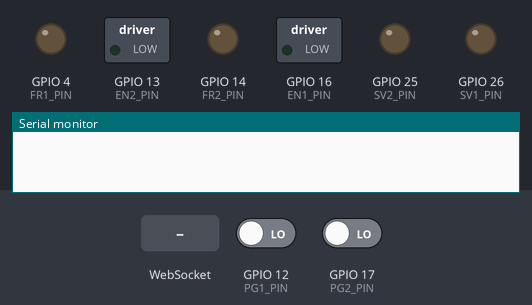
A sketch run on a simulated ESP32. Parts: switched loads named in the sketch (green lamp = pin HIGH), output pins drawn as LEDs (lit = HIGH), the last lines printed to the serial monitor. Inputs (shaded band) come from the test bench; at power-on: GPIO 12 (PG1_PIN) LOW, GPIO 17 (PG2_PIN) LOW.

Above: at 0.0 s.
At 2.2 s:
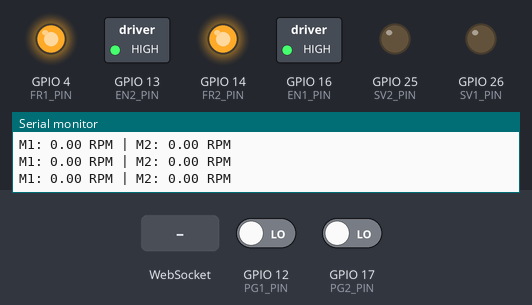
2.3 s: WebSocket text "GET /joystick" received
3.8 s: WebSocket text "1" received
Timing chart, 0 to 6.8 s (numbered marks = the images above; inputs shaded):
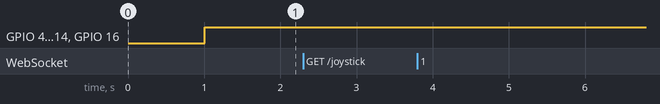

The sketch:

DriverWeb_v5.ino
```cpp
#include <WiFi.h>
#include <WiFiClient.h>
#include <WiFiAP.h>
#include <DNSServer.h>
#include <WebSocketsServer.h>
#include <ArduinoJson.h>
#include <Arduino.h>

// Définition des broches moteurs
#define PWM_CHANNEL_1 0
#define PWM_CHANNEL_2 1
#define PWM_FREQ 1000
#define PWM_RESOLUTION 8
#define SV1_PIN 26  // Signal vitesse moteur 1. D3
#define SV2_PIN 25  // Signal vitesse moteur 2. D2
#define FR1_PIN 4  // Sens moteur 1. D12
#define FR2_PIN 14  // Sens moteur 2. D6
#define EN1_PIN 16  // Activation moteur 1. D11
#define EN2_PIN 13  // Activation moteur 2. D7
#define PG1_PIN 12   // Retour vitesse moteur 1. D13
#define PG2_PIN 17   // Retour vitesse moteur 2. D10
#define NUM_POLE_PAIRS 2

// Définir le nom et le mot de passe du point d'accès Wi-Fi
const char *ssid = "cesp32";
const char *password = "123456789";

// Définir l'adresse IP et le masque du réseau
IPAddress apIP(192, 168, 4, 1);
IPAddress netMsk(255, 255, 255, 0);

// Serveur DNS
DNSServer dnsServer;

// Création du serveur web
WiFiServer server(80);

// Serveur WebSocket pour recevoir les données
WebSocketsServer webSocket = WebSocketsServer(81);

// Variables moteurs et de contrôle
volatile unsigned long pulseCount1 = 0, pulseCount2 = 0;
unsigned long lastRPMTime = 0;
float rpm1 = 0, rpm2 = 0;
const unsigned long rpmInterval = 100;
int speedY = 0, speedX = 0;  // Ces variables seront mises à jour via WebSocket

// Code HTML pour la page d'accueil
const char *homePage = R"rawliteral(
<!DOCTYPE html>
<html>
<head>
    <title>Accueil BB-8</title>
    <meta name="viewport" content="width=device-width, initial-scale=1">
</head>
<body style="font-family: Arial, sans-serif; text-align: center; padding: 20px;">
    <h1>Bienvenue sur le controleur BB-8</h1>
    <p>Cliquez sur le bouton ci-dessous pour accéder au joystick.</p>
    <a href="/joystick" style="display: inline-block; padding: 10px 20px; background-color: #007BFF; color: white; text-decoration: none; border-radius: 5px; font-size: large;">Accéder au Joystick</a>
</body>
</html>
)rawliteral";

// Code HTML pour la page du joystick
const char *joystickPage = R"rawliteral(
<!DOCTYPE html>
<html>
<head>
    <title>BB-8 Joystick</title>
    <meta name="viewport" content="user-scalable=no">
</head>
<body style="text-align: center; font-family: Arial, sans-serif;">
    <h1>BB-8 Controller</h1>
    <p>X: <span id="x_coordinate">0</span> Y: <span id="y_coordinate">0</span> Speed: <span id="speed">0</span>% Angle: <span id="angle">0</span></p>
    <canvas id="canvas" style="background-color: #eee; border: 1px solid #ccc;"></canvas>
    <script>
        const ws = new WebSocket('ws://' + window.location.hostname + ':81/');
        const canvas = document.getElementById('canvas');
        const ctx = canvas.getContext('2d');
        let width, height, radius, x_orig, y_orig;

        function resizeCanvas() {
            width = window.innerWidth * 0.9;
            height = window.innerHeight * 0.6;
            radius = 100;
            x_orig = width / 2;
            y_orig = height / 2;
            canvas.width = width;
            canvas.height = height;
            drawBackground();
            drawJoystick(x_orig, y_orig);
        }

        function drawBackground() {
            ctx.clearRect(0, 0, canvas.width, canvas.height);
            ctx.beginPath();
            ctx.arc(x_orig, y_orig, radius + 20, 0, Math.PI * 2);
            ctx.fillStyle = "#ECE5E5";
            ctx.fill();
        }

        function drawJoystick(x, y) {
            ctx.beginPath();
            ctx.arc(x, y, radius, 0, Math.PI * 2);
            ctx.fillStyle = "#F08080";
            ctx.fill();
        }

        let isDragging = false;

        function sendJoystickData(x, y) {
            const dx = Math.round(x - x_orig);
            const dy = Math.round(y - y_orig);
            const distance = Math.min(Math.sqrt(dx * dx + dy * dy), radius);
            const angle = Math.round((Math.atan2(dy, dx) * 180 / Math.PI + 360) % 360);
            const speed = Math.round((distance / radius) * 100);

            document.getElementById("x_coordinate").innerText = dx;
            document.getElementById("y_coordinate").innerText = dy;
            document.getElementById("speed").innerText = speed;
            document.getElementById("angle").innerText = angle;

            ws.send(JSON.stringify({ x: dx, y: dy, speed: speed, angle: angle }));
        }

        canvas.addEventListener('mousedown', (e) => {
            isDragging = true;
            handleJoystickMove(e);
        });

        canvas.addEventListener('mousemove', (e) => {
            if (isDragging) handleJoystickMove(e);
        });

        canvas.addEventListener('mouseup', () => {
            isDragging = false;
            drawBackground();
            drawJoystick(x_orig, y_orig);
            sendJoystickData(x_orig, y_orig);
        });

        function handleJoystickMove(e) {
            const rect = canvas.getBoundingClientRect();
            const x = Math.min(Math.max(e.clientX - rect.left, x_orig - radius), x_orig + radius);
            const y = Math.min(Math.max(e.clientY - rect.top, y_orig - radius), y_orig + radius);
            drawBackground();
            drawJoystick(x, y);
            sendJoystickData(x, y);
        }

        window.addEventListener('resize', resizeCanvas);
        resizeCanvas();
    </script>
</body>
</html>
)rawliteral";

// Prototypes des fonctions utilisées
void webSocketEvent(uint8_t num, WStype_t type, uint8_t *payload, size_t length);
void updateRPM();
void updateMotors();

// Gestion des interruptions pour le comptage des pulses
void IRAM_ATTR onPulse1() { pulseCount1++; }
void IRAM_ATTR onPulse2() { pulseCount2++; }

void setup() {
    Serial.begin(115200);
    delay(1000);
    Serial.println("Configuration du point d'accès...");

    // Configurer le point d'accès Wi-Fi
    WiFi.softAPConfig(apIP, apIP, netMsk);
    WiFi.softAP(ssid, password);
    Serial.print("Point d'accès démarré avec l'adresse IP : ");
    Serial.println(WiFi.softAPIP());

    // Configurer le serveur DNS
    dnsServer.start(53, "*", apIP);

    // Démarrer le serveur web et le WebSocket
    server.begin();
    webSocket.begin();
    webSocket.onEvent(webSocketEvent);

    Serial.println("Serveur démarré.");

    // Configuration des moteurs
    ledcSetup(PWM_CHANNEL_1, PWM_FREQ, PWM_RESOLUTION);
    ledcSetup(PWM_CHANNEL_2, PWM_FREQ, PWM_RESOLUTION);
    ledcAttachPin(SV1_PIN, PWM_CHANNEL_1);
    ledcAttachPin(SV2_PIN, PWM_CHANNEL_2);
    pinMode(FR1_PIN, OUTPUT);
    pinMode(FR2_PIN, OUTPUT);
    pinMode(EN1_PIN, OUTPUT);
    pinMode(EN2_PIN, OUTPUT);
    pinMode(PG1_PIN, INPUT);
    pinMode(PG2_PIN, INPUT);
    attachInterrupt(digitalPinToInterrupt(PG1_PIN), onPulse1, RISING);
    attachInterrupt(digitalPinToInterrupt(PG2_PIN), onPulse2, RISING);
}

void loop() {
    dnsServer.processNextRequest();
    webSocket.loop();
    updateRPM();
    updateMotors();

    // Gestion des requêtes HTTP
    WiFiClient client = server.available();
    if (client) {
        String request = "";
        while (client.connected()) {
            if (client.available()) {
                char c = client.read();
                request += c;
                if (request.endsWith("\r\n\r\n")) { // Fin de l'en-tête HTTP
                    break;
                }
            }
        }
        if (request.indexOf("GET /joystick") >= 0) {
            client.println("HTTP/1.1 200 OK");
            client.println("Content-type: text/html");
            client.println();
            client.print(joystickPage);
        } else {
            client.println("HTTP/1.1 200 OK");
            client.println("Content-type: text/html");
            client.println();
            client.print(homePage);
        }
        client.println();
        client.flush();
        client.stop();
    }
}

void updateRPM() {
    unsigned long currentTime = millis();
    if (currentTime - lastRPMTime >= rpmInterval) {
        float dt = (currentTime - lastRPMTime) / 1000.0;
        noInterrupts();
        unsigned long pulses1 = pulseCount1, pulses2 = pulseCount2;
        pulseCount1 = pulseCount2 = 0;
        interrupts();
        rpm1 = (pulses1 / dt * 60.0) / (3.0 * NUM_POLE_PAIRS);
        rpm2 = (pulses2 / dt * 60.0) / (3.0 * NUM_POLE_PAIRS);
        // Optionnel : affichage du RPM pour debug
        // Serial.printf("M1: %.2f RPM | M2: %.2f RPM\n", rpm1, rpm2);
        lastRPMTime = currentTime;
        Serial.printf("M1: %.2f RPM | M2: %.2f RPM\n", rpm1, rpm2);
    }
}

void updateMotors() {
    // Mise à jour de la direction et de la vitesse des moteurs
    // On suppose ici que speedY contrôle le moteur 1 et speedX le moteur 2.
    digitalWrite(FR1_PIN, speedY < 0 ? LOW : HIGH);
    digitalWrite(FR2_PIN, speedX < 0 ? LOW : HIGH);
    digitalWrite(EN1_PIN, speedY != 0 ? LOW : HIGH);
    digitalWrite(EN2_PIN, speedX != 0 ? LOW : HIGH);
    ledcWrite(PWM_CHANNEL_1, constrain(abs(speedY), 0, 255));
    ledcWrite(PWM_CHANNEL_2, constrain(abs(speedX), 0, 255));
}

void webSocketEvent(uint8_t num, WStype_t type, uint8_t *payload, size_t length) {
    if (type == WStype_TEXT) {
        String data = (char*)payload;

        // Parsing JSON des données reçues
        StaticJsonDocument<200> doc;
        DeserializationError error = deserializeJson(doc, data);
        if (!error) {
            int x = doc["x"];
            int y = doc["y"];
            int speed = doc["speed"];
            int angle = doc["angle"];
            Serial.printf("Données reçues -> x: %d, y: %d, speed: %d, angle: %d\n", x, y, speed, angle);
            Serial.printf("Vitesse moteur -> M1 PWM: %d | M2 PWM: %d\n", abs(speedY), abs(speedX));


            // Mise à jour des variables de commande moteur
            // Ici, on affecte 'x' au moteur 2 et 'y' au moteur 1
            // Mise à l'échelle de la vitesse (0-100 -> 0-255)
            speedX = map(x, -100, 100, -255, 255);
            speedY = map(y, -100, 100, -255, 255);
        } else {
            Serial.println("Erreur de parsing JSON");
        }
    }
}
```
